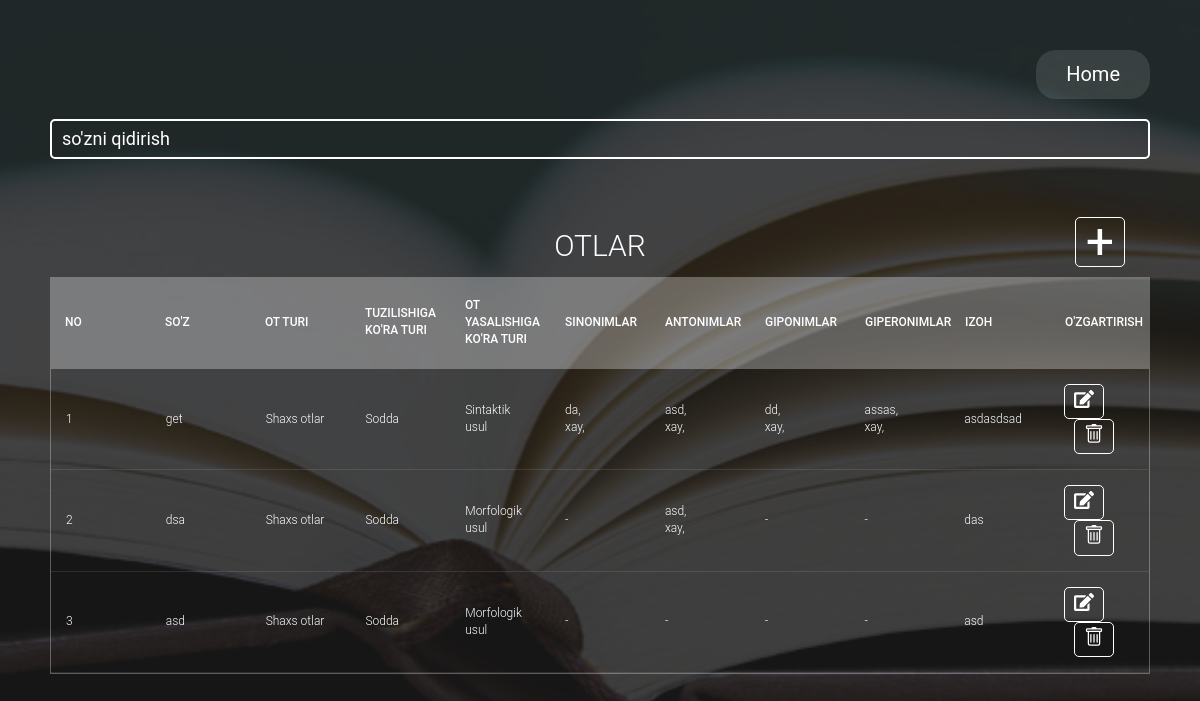
The page /otlar/ on the database as committed earlier.
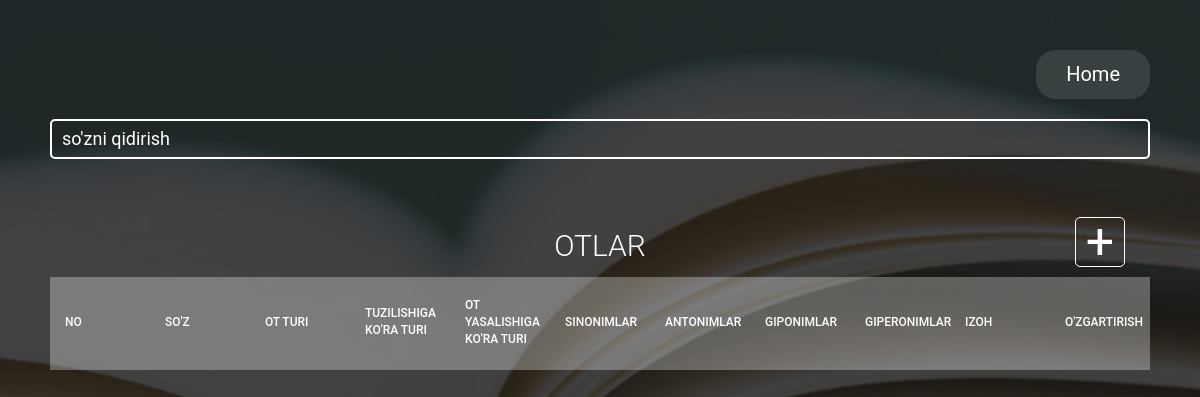
The same page on the database as committed later.
### nouns/models.py (models this page shows, shortened)
class InfoNoun(models.Model):
    NOUN_TYPES = (
        ("shaxs", "Shaxs otlar"),
        ("narsa", "Narsa otlar"),
        ("orin_joy", "O'rin-joy otlar"),
        ("faoliyat", "Faoliyat-otlari"),
    )
    NOUN_TYPES_STRUCTURE = (
        ("sodda", "Sodda"),
        ("qoshma", "Qo'shma"),
        ("juft", "Juft"),
        ("takroriy", "Takroriy"),
    )
    NOUN_MAKING = (
        ("morfologik", "Morfologik usul"),
        ("sintaktik", "Sintaktik usul"),
    )
    word = models.CharField(verbose_name="So'z", max_length=100, unique=True)
    noun_types = models.CharField(verbose_name="Ot turi", max_length=15, choices=NOUN_TYPES, default=NOUN_TYPES[0][0])
    noun_types_structure = models.CharField(verbose_name="Tuzilishiga ko'ra turi", max_length=15, choices=NOUN_TYPES_STRUCTURE, default=NOUN_TYPES_STRUCTURE[0][0])
    noun_making = models.CharField(verbose_name="Ot yasalishiga ko'ra turi", max_length=15, choices=NOUN_MAKING, default=NOUN_MAKING[0][0])
    review = models.CharField(max_length=1000, blank=True)
    synonym = models.ManyToManyField(Synonym, related_name="qw", blank=True)
    antonym = models.ManyToManyField(Antonym, related_name="qwe", blank=True)
    hyponym = models.ManyToManyField(Hyponym, related_name="qwer", blank=True)
    hyperonym = models.ManyToManyField(Hyperonym, related_name="qwerty", blank=True)
    created_date = models.DateTimeField(auto_now_add=True, null=True)
    updated_date = models.DateTimeField(auto_now=True, null=True)

### mainapp/models.py (models this page shows)
class Synonym(models.Model):
    word = models.CharField(verbose_name="so'z", max_length=100, unique=True)
    def __str__(self):
        return self.word

class Antonym(models.Model):
    word = models.CharField(verbose_name="so'z", max_length=100, unique=True)
    def __str__(self):
        return self.word

class Hyponym(models.Model):
    word = models.CharField(verbose_name="so'z", max_length=100, unique=True)
    def __str__(self):
        return self.word

class Hyperonym(models.Model):
    word = models.CharField(verbose_name="so'z", max_length=100, unique=True)
    def __str__(self):
        return self.word

### nouns/views.py (the view, shortened to what this page needs)
# urls.py: path("", home, name="nouns"),
def home(request):
    form = NounForm()
    synonyms = Synonym.objects.all()
    antonyms = Antonym.objects.all()
    hyponyms = Hyponym.objects.all()
    hyperonyms = Hyperonym.objects.all()
    infoNoun = InfoNoun.objects.all().order_by("-created_date")
    ctx = {
        "nouns": infoNoun,
        "form": form,
        "synonyms": synonyms,
        "antonyms": antonyms,
        "hyponyms": hyponyms,
        "hyperonyms": hyperonyms,
    }
    return render(request, "second.html", ctx)

### nouns/forms.py
class NounForm(forms.ModelForm):
    class Meta:
        model = InfoNoun
        fields = "__all__"

### templates/second.html (shortened to what this page needs)
<!doctype html>
{% load static %}
<html lang="en">
<head>
    <link rel="stylesheet" href="https://maxcdn.bootstrapcdn.com/bootstrap/3.4.1/css/bootstrap.min.css">
    <link rel="stylesheet" href="{% static 'main.css' %}">
</head>
<body>
<section>
    <div class="links-div">
        <a class="links" href="{% url 'index' %}">Home</a>
    </div>
    <input oninput="search()" class="search" type="text" placeholder="so'zni qidirish">
    <div class="header">
        <h1>Otlar</h1>
    </div>
    <div class="tbl-header">
        <span class="my-btn btn-add" data-toggle="modal" data-target="#scrollmodal">+</span>
        <table cellpadding="0" cellspacing="0" border="0">
            <thead>
            <tr>
                <th>No</th>
                <th>So'z</th>
                <th>Ot turi</th>
                <th>Tuzilishiga ko'ra turi</th>
                <th>Ot yasalishiga ko'ra turi</th>
                <th>Sinonimlar</th>
                <th>Antonimlar</th>
                <th>Giponimlar</th>
                <th>Giperonimlar</th>
                <th>izoh</th>
                <th>O'zgartirish</th>
            </tr>
            </thead>
        </table>
    </div>
    <div class="tbl-content">
        <table cellpadding="0" cellspacing="0" border="0">
            <tbody id="tbody">
            {% for noun in nouns %}
                <tr>
                    <td>{{ forloop.counter }}</td>
                    <td>{{ noun.word }}</td>
                    <td>{{ noun.get_noun_types_display }}</td>
                    <td>{{ noun.get_noun_types_structure_display }}</td>
                    <td>{{ noun.get_noun_making_display }}</td>
                    {% if noun.synonym.all %}
                        <td>
                            {% for synonym in noun.synonym.all %}
                                <p>{{ synonym.word }},</p>
                            {% endfor %}
                        </td>
                    {% else %}
                        <td>-</td>
                    {% endif %}
                    {% if noun.antonym.all %}
                        <td>
                            {% for antonym in noun.antonym.all %}
                                <p>{{ antonym.word }},</p>
                            {% endfor %}
                        </td>
                    {% else %}
                        <td>-</td>
                    {% endif %}
                    {% if noun.hyponym.all %}
                        <td>
                            {% for hyponym in noun.hyponym.all %}
                                <p>{{ hyponym.word }},</p>
                            {% endfor %}
                        </td>
                    {% else %}
                        <td>-</td>
                    {% endif %}
                    {% if noun.hyperonym.all %}
                        <td>
                            {% for hyperonym in noun.hyperonym.all %}
                                <p>{{ hyperonym.word }},</p>
                            {% endfor %}
                        </td>
                    {% else %}
                        <td>-</td>
                    {% endif %}
                    <td style="word-break: break-word">{{ noun.review }}</td>
                    <td>
                        <a onclick="edit({{ noun.id }})" data-toggle="modal" data-target="#staticModal"
                           class="my-btn responsive-btn" href="#" style="display: inline-block">
                            <button class="btn-edit">
                            </button>
                        </a>
                        <a class="my-btn responsive-btn" href="{% url 'delete-noun' noun.id %}"
                           style="display: inline-block; margin-left: 10px">
                            <button class="btn-delete">
                            </button>
                        </a>
                    </td>
                </tr>
            {% endfor %}
            </tbody>
        </table>
    </div>
</section>
</body>
</html>

Rows that differ between the two databases and show on the page:
removed InfoNoun: word "get", noun_types "Shaxs otlar", noun_types_structure "Sodda", noun_making "Sintaktik usul", review "asdasdsad"
removed Synonym: word "da"
removed Synonym: word "xay"
removed Antonym: word "asd"
removed Antonym: word "xay"
no longer on this page (row unchanged): Hyponym: word "dd"
no longer on this page (row unchanged): Hyponym: word "xay"
no longer on this page (row unchanged): Hyperonym: word "assas"
no longer on this page (row unchanged): Hyperonym: word "xay"
removed InfoNoun: word "dsa", noun_types "Shaxs otlar", noun_types_structure "Sodda", noun_making "Morfologik usul", review "das"
removed InfoNoun: word "asd", noun_types "Shaxs otlar", noun_types_structure "Sodda", noun_making "Morfologik usul", review "asd"
